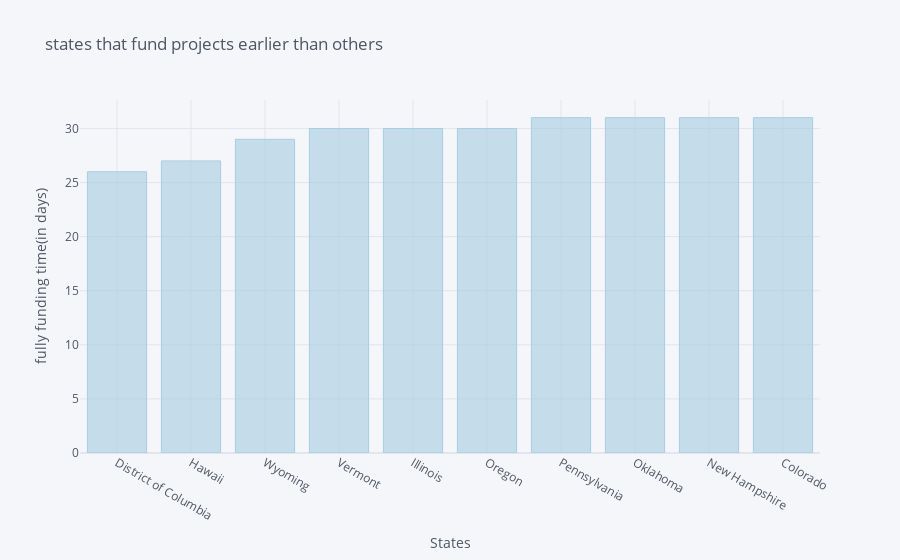

This figure's notebook cell:
### Code cell
fast_funding = fast[fast<32].sort_values().head(10)
fast_funding.iplot(kind='bar' , xTitle='States' , yTitle='fully funding time(in days)',
                  title='states that fund projects earlier than others',
                  colorscale='paired')

### Figure 1 — Plotly figure (JSON) as saved in the notebook; plotly's stock layout.template omitted (floating-point values rounded to 4 significant figures)
{"data": [{"marker": {"color": "rgba(166, 206, 227, 0.6)", "line": {"color": "rgba(166, 206, 227, 1.0)", "width": 1}}, "name": "Funding Time", "orientation": "v", "text": "", "type": "bar", "x": ["District of Columbia", "Hawaii", "Wyoming", "Vermont", "Illinois", "Oregon", "Pennsylvania", "Oklahoma", "New Hampshire", "Colorado"], "y": [26, 27, 29, 30, 30, 30, 31, 31, 31, 31]}], "layout": {"legend": {"bgcolor": "#F5F6F9", "font": {"color": "#4D5663"}}, "paper_bgcolor": "#F5F6F9", "plot_bgcolor": "#F5F6F9", "title": {"font": {"color": "#4D5663"}, "text": "states that fund projects earlier than others"}, "xaxis": {"gridcolor": "#E1E5ED", "showgrid": true, "tickfont": {"color": "#4D5663"}, "title": {"font": {"color": "#4D5663"}, "text": "States"}, "zerolinecolor": "#E1E5ED"}, "yaxis": {"gridcolor": "#E1E5ED", "showgrid": true, "tickfont": {"color": "#4D5663"}, "title": {"font": {"color": "#4D5663"}, "text": "fully funding time(in days)"}, "zerolinecolor": "#E1E5ED"}}}
